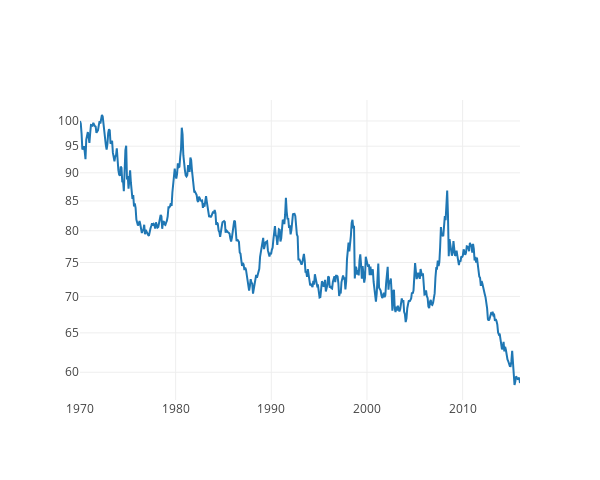

Write notebook code for a chart like this one.
### Code cell
perf_means = backtestmodel.cumulative_return
mychart([perf_means],["Means"])

### Figure 1 — Plotly figure (JSON) as saved in the notebook; plotly's stock layout.template omitted (floating-point values rounded to 4 significant figures; data arrays with more than 128 entries replaced by an {"elided": "..."} marker saying what was removed)
{"data": [{"mode": "line", "name": "Means", "type": "scatter", "x": {"elided": "563 float values"}, "y": {"elided": "563 float values"}}], "layout": {"autosize": false, "height": 480, "width": 600, "yaxis": {"autorange": true, "type": "log"}}}
